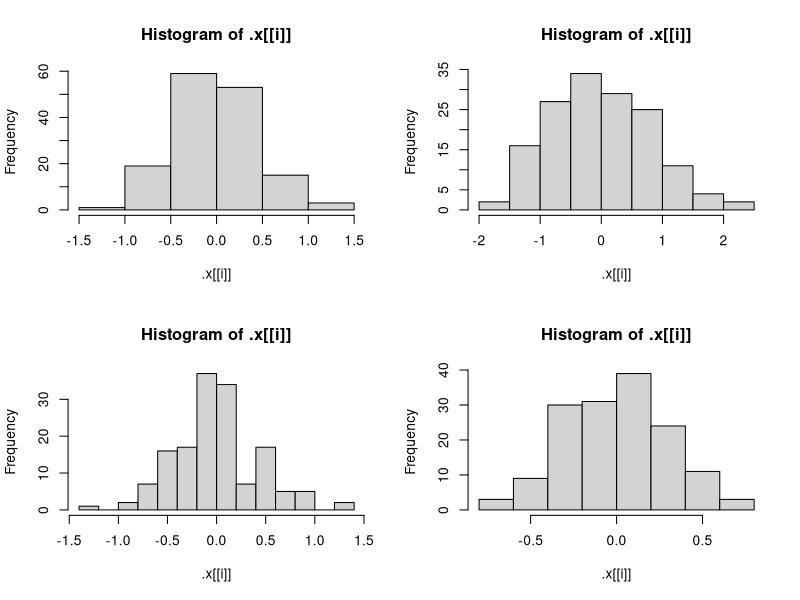
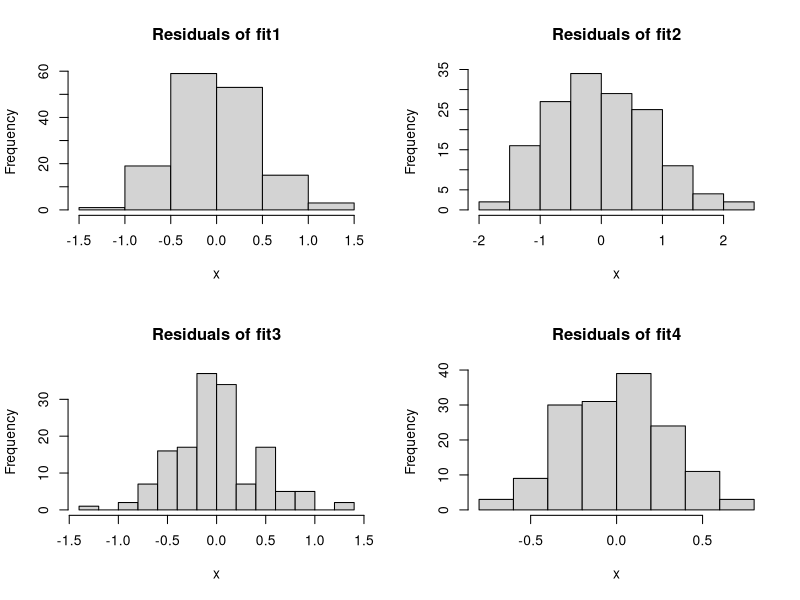

Source code (R) for these figures, in order:
## ---- chunk 1
getRMSE <- function (responses, predictions, ...) {
  sqrt(mean((responses - predictions)^2, ...))
}
## ---- chunk 2
set.seed(10)
n <- 100
x <- runif(n)
resp <- 3 + 10 * x * rnorm(n)
pred <- predict(lm(resp ~ x), data.frame(x))
## ---- chunk 3
getRMSE(responses=resp, predictions=pred)
## ---- chunk 4
# Pick 2 numbers 1-100 at random and change those to NA_real
resp[sample(1:100, 2)] <- NA_real_
# Just running as-is
getRMSE(resp, pred)
# Running once more with instructions to ignore missing values.
getRMSE(resp, pred, na.rm=TRUE)
## ---- chunk 5
getMAE <- function(responses, predictions, ...) {
  mean(abs(responses - predictions), ...)
}
## ---- chunk 6
set.seed(10)
n <- 100
x <- runif(n)
resp <- 3 + 10 * x * rnorm(n)
pred <- predict(lm(resp ~ x), data.frame(x))
## ---- chunk 7
getMAE(resp, pred)
## ---- chunk 8
# Pick 2 numbers 1-100 at random and change those to NA_real
resp[sample(1:100, 2)] <- NA_real_
# Just running as-is
getMAE(resp, pred)
# Running once more with instructions to ignore missing values.
getMAE(resp, pred, na.rm=TRUE)
## ---- chunk 9
getMetrics <- function (resp, pred, mets=c("RMSE","MAE"), ...) {
  checks <- c(is.vector, is.atomic, is.numeric)
  checkResp <- all(sapply(checks, function(f) f(resp)))
  checkPred <- all(sapply(checks, function(f) f(pred)))
  if (!checkResp | !checkPred) {
    stop("Both the Responses and Predictions must be Numeric, Atomic, and Vectors.")
  }
  helpers <- list(RMSE=getRMSE, MAE=getMAE)
  helpers <- helpers[intersect(mets, names(helpers))]
  lapply(helpers, function(h) h(resp, pred, ...))
}
## ---- chunk 10
set.seed(10)
n <- 100
x <- runif(n)
resp <- 3 + 10 * x * rnorm(n)
pred <- predict(lm(resp ~ x), data.frame(x))
## ---- chunk 11
# Calling just RMSE
getMetrics(resp, pred, "RMSE")
# Calling just MAE
getMetrics(resp, pred, "MAE")
# Specifying both, though both would be presented by default
getMetrics(resp, pred, c("RMSE", "MAE"))
## ---- chunk 12
# Select two random numbers to replace.
resp[sample(1:100, 2)] <- NA_real_
# Specify RMSE, but do not using na.rm here.
getMetrics(resp, pred, "RMSE")
# Specify MAE, but DO use na.rm.
getMetrics(resp, pred, "MAE", na.rm=TRUE)
# Get both (leave blank) and using na.rm
getMetrics(resp, pred, na.rm=TRUE)
## ---- chunk 13
lm_fit1 <- lm(Sepal.Length ~ Sepal.Width + Species, data=iris)
## ---- chunk 14
lm_fit1$coefficients
coef(lm_fit1)
library(purrr)
lm_fit1 |> pluck(coefficients)
## ---- chunk 15
lm_fit2 <- lm(Sepal.Length ~ Sepal.Width, data=iris)
lm_fit3 <- lm(Sepal.Length ~ Petal.Width + Sepal.Width + Species, data=iris)
lm_fit4 <- lm(Sepal.Length ~ Petal.Width + Petal.Length + Sepal.Width + Species, data=iris)
fits <- list(lm_fit1, lm_fit2, lm_fit3, lm_fit4)
## ---- chunk 16
fits |> map(pluck(coefficients))
## ---- chunk 17
confint(lm_fit1)
## ---- chunk 18
fits |> map(confint)
## ---- chunk 19
par(mfrow = c(2,2))
fits |> 
  map(resid) |>
  walk(hist)
## ---- chunk 20
par(mfrow = c(2,2))
fits |> 
  map(resid) |>
  set_names(nm=c("fit1","fit2","fit3","fit4")) |>
  iwalk(\(x, y) hist(x, main=paste("Residuals of", y)))
